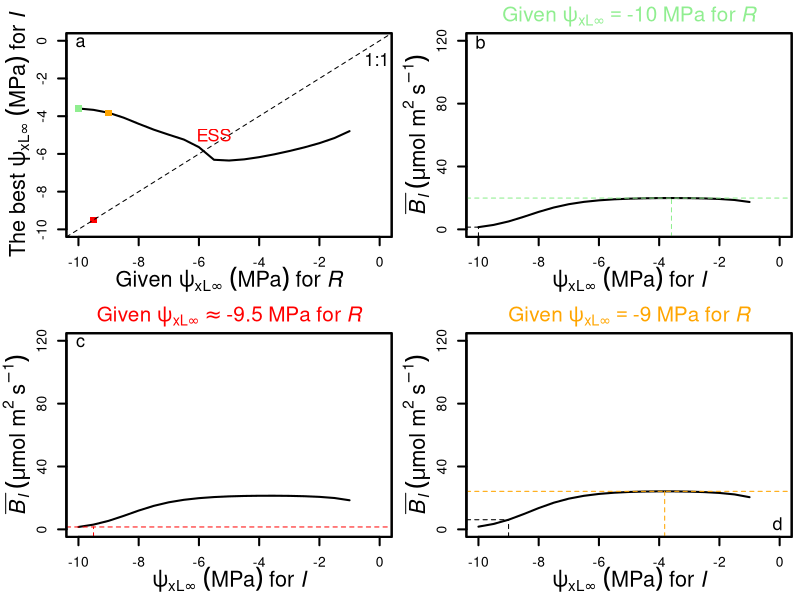

Write R code to recreate this figure.

# Data
d1   <- read.csv("Results/SIII-fp1.csv")
d2   <- read.csv("Results/SIII-fp2.csv")
d2[, 1] <- as.factor(d2[, 1])
fr <- levels(d2[, 1])

# Figure
windows(8, 6)
par(mgp = c(2.2, 1, 0), xaxs = "r", yaxs = "r", lwd = 2, mar = c(3.8, 4, 2, 0.5), mfrow = c(2, 2))
Cols = c("lightgreen", "red", "orange")
# Fixed point
plot(d1,
     type = "l", xaxt = "n", yaxt = "n", xlab = NA, ylab = NA, xlim = c(-10, 0), ylim = c(-10, 0), cex.lab = 1.3)
points(d1[which(d1$R == fr[1]), ], pch = 15, col = Cols[1])
points(as.numeric(fr[2]), as.numeric(fr[2]), pch = 15, col = Cols[2])
points(d1[which(d1$R == fr[3]), ], pch = 15, col = Cols[3])
abline(a = 0, b = 1, lty = 2, lwd = 1)

axis(1, xlim = c(-10, 0), pos = -10*1.04, lwd = 2)
mtext(expression(Given~psi[xL*infinity]~(MPa)~"for"~italic(R)),side = 1, line = 2.5, cex = 1.3)
axis(2, ylim = c(-10, 0), pos = -10*1.04, lwd = 2)
mtext(expression(The~best~psi[xL*infinity]~(MPa)~"for"~italic(I)),side = 2,line = 2, cex = 1.3)
text(-5.5, -5, "ESS", cex = 1.3, col = Cols[2])
text(-0.1, -1, "1:1", cex = 1.3)
text(-10*1.04*0.955, -10*1.04+10*1.08*0.955, "a", cex = 1.3)
box()

# Fixed point2
# b
x = as.numeric(fr[1])
plot(d2[which(d2$R == x), 2:3],
     type = "l", xaxt = "n", yaxt = "n", xlab = NA, ylab = NA, xlim = c(-10, 0), ylim = c(0, 120), cex.lab = 1.3)
segments(x, -120*0.04,
         x, d2[which(d2$R == x & d2$I == x), ]$B_bar,
         lty = 2, lwd = 1)
segments(-10*1.04, d2[which(d2$R == x & d2$I == x), ]$B_bar,
         x, d2[which(d2$R == x & d2$I == x), ]$B_bar,
         lty = 2, lwd = 1)
segments(d1[which(d1$R == x), ]$I, -120*0.04,
         d1[which(d1$R == x), ]$I, d2[which(d2$R == x & d2$I == round(d1[which(d1$R == x), ]$I, digits = 0)), ]$B_bar,
         lty = 2, lwd = 1, col = Cols[1])
segments(-10*1.04, d2[which(d2$R == x & d2$I == round(d1[which(d1$R == x), ]$I, digits = 0)), ]$B_bar,
         10*0.04, d2[which(d2$R == x & d2$I == round(d1[which(d1$R == x), ]$I, digits = 0)), ]$B_bar,
         lty = 2, lwd = 1, col = Cols[1])

axis(1, xlim = c(-10, 0), pos = -120*0.04, lwd = 2)
mtext(expression(psi[xL*infinity]~(MPa)~"for"~italic(I)),side = 1, line = 2.5, cex = 1.3)
axis(2, ylim = c(0, 120), pos = -10*1.04, lwd = 2, at = c(0, 40, 80, 120))
mtext(expression(italic(bar(B[I]))~(mu*mol~m^2~s^-1)),side = 2,line = 2, cex = 1.3)
title(as.expression(bquote(Given~psi[xL*infinity]==.(x)~MPa~"for"~italic(R))),
      cex.main = 1.5, col.main = Cols[1])
text(-10*1.04*0.955, -120*0.04+120*1.08*0.955, "b", cex = 1.3)
box()

# c
x = as.numeric(fr[2])
xx = round(as.numeric(fr[2]), digits = 0)
plot(d2[which(d2$R == x), 2:3],
     type = "l", xaxt = "n", yaxt = "n", xlab = NA, ylab = NA, xlim = c(-10, 0), ylim = c(0, 120), cex.lab = 1.3)
segments(x, -120*0.04,
         x, d2[which(d2$R == x & d2$I == xx), ]$B_bar,
         lty = 2, lwd = 1, col = Cols[2])
segments(-10*1.04, d2[which(d2$R == x & d2$I == xx), ]$B_bar,
         10*0.04, d2[which(d2$R == x & d2$I == xx), ]$B_bar,
         lty = 2, lwd = 1, col = Cols[2])

axis(1, xlim = c(-10, 0), pos = -120*0.04, lwd = 2)
mtext(expression(psi[xL*infinity]~(MPa)~"for"~italic(I)),side = 1, line = 2.5, cex = 1.3)
axis(2, ylim = c(0, 120), pos = -10*1.04, lwd = 2, at = c(0, 40, 80, 120))
mtext(expression(italic(bar(B[I]))~(mu*mol~m^2~s^-1)),side = 2,line = 2, cex = 1.3)
title(as.expression(bquote(Given~psi[xL*infinity]%~~%.(x)~MPa~"for"~italic(R))),
      cex.main = 1.5, col.main = Cols[2])
text(-10*1.04*0.955, -120*0.04+120*1.08*0.955, "c", cex = 1.3)
box()

# d
x = as.numeric(fr[3])
plot(d2[which(d2$R == x), 2:3],
     type = "l", xaxt = "n", yaxt = "n", xlab = NA, ylab = NA, xlim = c(-10, 0), ylim = c(0, 120), cex.lab = 1.3)
segments(x, -120*0.04,
         x, d2[which(d2$R == x & d2$I == x), ]$B_bar,
         lty = 2, lwd = 1)
segments(-10*1.04, d2[which(d2$R == x & d2$I == x), ]$B_bar,
         x, d2[which(d2$R == x & d2$I == x), ]$B_bar,
         lty = 2, lwd = 1)
segments(d1[which(d1$R == x), ]$I, -120*0.04,
         d1[which(d1$R == x), ]$I, d2[which(d2$R == x & d2$I == round(d1[which(d1$R == x), ]$I, digits = 0)), ]$B_bar,
         lty = 2, lwd = 1, col = Cols[3])
segments(-10*1.04, d2[which(d2$R == x & d2$I == round(d1[which(d1$R == x), ]$I, digits = 0)), ]$B_bar,
         10*0.04, d2[which(d2$R == x & d2$I == round(d1[which(d1$R == x), ]$I, digits = 0)), ]$B_bar,
         lty = 2, lwd = 1, col = Cols[3])

axis(1, xlim = c(-10, 0), pos = -120*0.04, lwd = 2)
mtext(expression(psi[xL*infinity]~(MPa)~"for"~italic(I)),side = 1, line = 2.5, cex = 1.3)
axis(2, ylim = c(0, 120), pos = -10*1.04, lwd = 2, at = c(0, 40, 80, 120))
mtext(expression(italic(bar(B[I]))~(mu*mol~m^2~s^-1)),side = 2,line = 2, cex = 1.3)
title(as.expression(bquote(Given~psi[xL*infinity]==.(x)~MPa~"for"~italic(R))),
      cex.main = 1.5, col.main = Cols[3])
text(10*0.04-10*1.04*0.045, 120*1.04-120*1.08*0.935, "d", cex = 1.3)
box()

# Save
dev.copy2pdf(file = "Figures/Figure S4.pdf")
